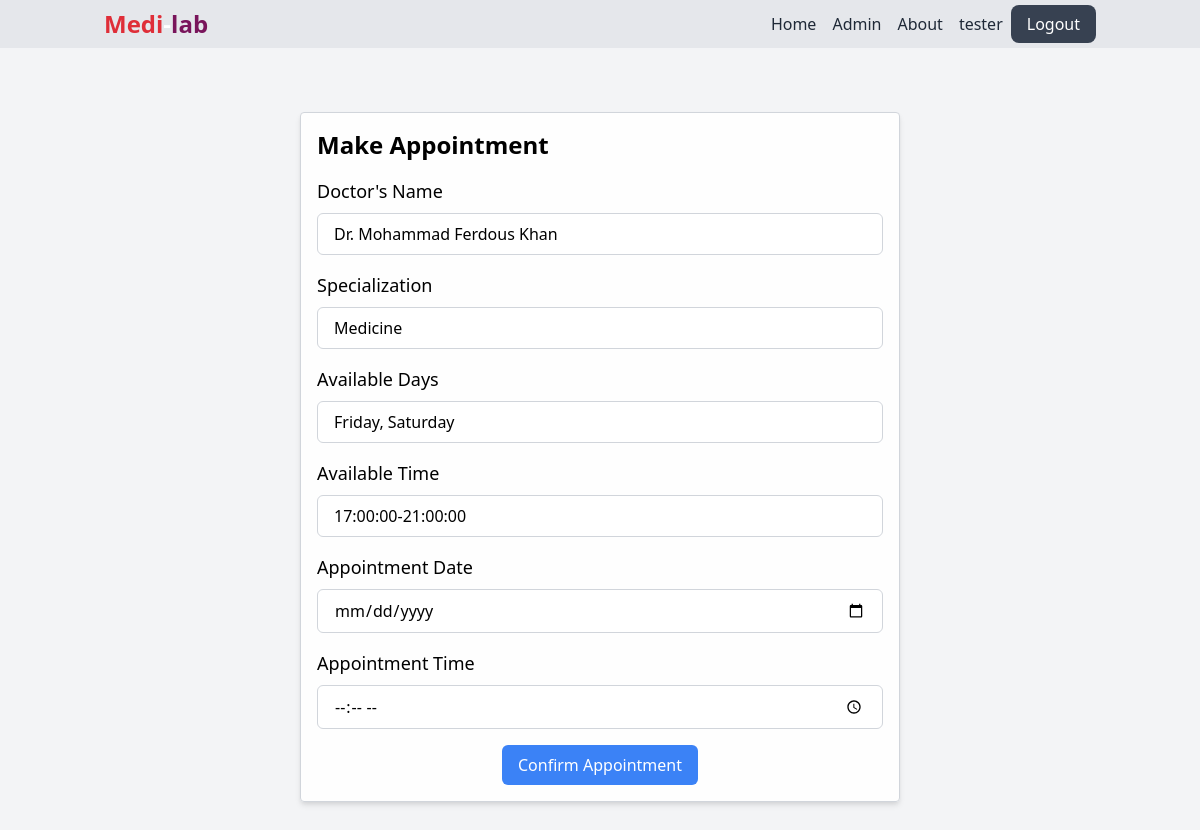
The app's page /make_appointment.php?doctor_id=19 (signed in) with its own data.
### tables this page shows
CREATE TABLE `patients` (
  `patient_id` int(11) NOT NULL,
  `name` varchar(255) NOT NULL,
  `email` varchar(255) NOT NULL,
  `phone` varchar(15) NOT NULL,
  `age` int(255) NOT NULL,
  `password` varchar(255) NOT NULL
);

CREATE TABLE `doctors` (
  `doctor_id` int(11) NOT NULL,
  `name` varchar(255) NOT NULL,
  `email` varchar(255) NOT NULL,
  `phone` varchar(20) NOT NULL,
  `password` varchar(255) NOT NULL,
  `specialization` varchar(255) NOT NULL,
  `fee` int(255) NOT NULL,
  `reg_num` varchar(255) NOT NULL,
  `status` enum('pending','approved') DEFAULT 'pending',
  `start` time NOT NULL,
  `end` time NOT NULL,
  `availability` varchar(255) NOT NULL,
  `profile_picture` varchar(255) DEFAULT NULL
);

### web/make_appointment.php (the view, shortened to what this page needs)
<!DOCTYPE html>
<html lang="en">
<head>
    <link href="https://cdn.jsdelivr.net/npm/tailwindcss@2.2.19/dist/tailwind.min.css" rel="stylesheet">
</head>
<body>
    <header class="bg-gray-200 text-white py-2 fixed w-full top-0">
        <?php include '../includes/navbar.php'; ?>
    </header>
    <div class="container w-1/2 mx-auto py-8 mb-8 mt-20">
        <div class="mx-auto bg-white bg-opacity-90 p-4 border border-gray-300 rounded shadow-md">
            <h2 class="text-2xl font-bold mb-4">Make Appointment</h2>
            <?php
            $doctorId = $_GET['doctor_id'];
            $conn = mysqli_connect("localhost", "root", "", "doctor_appointment_system");
            $query = "SELECT * FROM doctors WHERE doctor_id = $doctorId";
            $result = mysqli_query($conn, $query);
            $doctor = mysqli_fetch_assoc($result);
            if ($doctor) {
                $doctorName = $doctor['name'];
                $specialization = $doctor['specialization'];
            ?>
                <form action="make_appointment.php" method="POST">
                    <div class="flex flex-col mb-4">
                        <label for="doctor_name" class="text-lg font-medium mb-2">Doctor's Name</label>
                        <input type="text" id="doctor_name" name="doctor_name" value="<?php echo $doctorName; ?>" readonly class="px-4 py-2 border border-gray-300 rounded-md focus:outline-none focus:ring-blue-500 focus:border-blue-500">
                    </div>
                    <div class="flex flex-col mb-4">
                        <label for="specialization" class="text-lg font-medium mb-2">Specialization</label>
                        <input type="text" id="specialization" name="specialization" value="<?php echo $specialization; ?>" readonly class="px-4 py-2 border border-gray-300 rounded-md focus:outline-none focus:ring-blue-500 focus:border-blue-500">
                    </div>
                    <div class="flex flex-col mb-4">
                        <label for="availability" class="text-lg font-medium mb-2">Available Days</label>
                        <input type="text" id="availability" name="availability" value="<?php echo $doctor['availability']; ?>" readonly class="px-4 py-2 border border-gray-300 rounded-md focus:outline-none focus:ring-blue-500 focus:border-blue-500">
                    </div>
                    <div class="flex flex-col mb-4">
                        <label for="start" class="text-lg font-medium mb-2">Available Time</label>
                        <input type="text" id="start" name="start" value="<?php echo $doctor['start'] . '-' . $doctor['end']; ?>" readonly class="px-4 py-2 border border-gray-300 rounded-md focus:outline-none focus:ring-blue-500 focus:border-blue-500">
                    </div>
                    <div class="flex flex-col mb-4">
                        <label for="appointment_date" class="text-lg font-medium mb-2">Appointment Date</label>
                        <input type="date" id="appointment_date" name="appointment_date" required class="px-4 py-2 border border-gray-300 rounded-md focus:outline-none focus:ring-blue-500 focus:border-blue-500">
                    </div>
                    <div class="flex flex-col mb-4">
                        <label for="appointment_time" class="text-lg font-medium mb-2">Appointment Time </label>
                        <input type="time" id="appointment_time" name="appointment_time" required class="px-4 py-2 border border-gray-300 rounded-md focus:outline-none focus:ring-blue-500 focus:border-blue-500">
                    </div>
                    <div class="flex items-center justify-center mt-4">
                        <button type="submit" name="make_appointment" class="bg-blue-500 text-white px-4 py-2 rounded-md hover:bg-blue-600">Confirm Appointment</button>
                    </div>
                </form>
            <?php
            } else {
                echo "Doctor not found.";
            }
            ?>
        </div>
    </div>
</body>
</html>

### includes/navbar.php (shortened to what this page needs)
<div class="container mx-auto px-4">
    <?php
    if (isset($_SESSION["patient_id"])) {
        $patientId = $_SESSION["patient_id"];
        $conn = mysqli_connect("localhost", "root", "", "doctor_appointment_system");
        $patientQuery = "SELECT * FROM patients WHERE patient_id = $patientId";
        $patientResult = mysqli_query($conn, $patientQuery);
        $patient = mysqli_fetch_assoc($patientResult);
    }
    ?>
    <nav class="flex justify-between">
        <ul>
            <li>
                <a href="index.php" class="font-bold text-2xl"><span style="color: #DF2E38">Medi</span>-<span style="color: #79155B">lab</span></a>
            </li>
        </ul>
        <ul class="flex my-auto">
            <li class="mr-4">
                <a href="index.php" class="font-medium text-gray-800 hover:text-red-500">Home</a>
            </li>
            <li class="mr-4">
                <a href="admin.php" target="_blank" class="font-medium text-gray-800 hover:text-red-500">Admin</a>
            </li>
            <li class="mr-4">
                <a href="about.php" class="font-medium text-gray-800 hover:text-red-500">About</a>
            </li>
            <?php if (isset($doctor)) { ?>
                <li>
                    <a href="doctor_dashboard.php" class="font-medium text-gray-800 hover:text-red-500 mr-2"><?php echo $doctor['name']; ?></a>
                </li>
                <li>
                    <a href="logout.php" class="font-medium bg-gray-700 text-white px-4 py-2 rounded-lg hover:bg-gray-500">Logout</a>
                </li>
            <?php } elseif (isset($patient)) { ?>
                <li>
                <a href="patient_dashboard.php" class="font-medium text-gray-800 hover:text-red-500 mr-2"><?php echo $patient['name']; ?></a>
                </li>
                <li>
                    <a href="logout.php" class="font-medium bg-gray-700 text-white px-4 py-2 rounded-lg hover:bg-gray-500">Logout</a>
                </li>
            <?php } else { ?>
                <li>
                    <a href="index.php" class="font-medium bg-gray-700 text-white px-4 py-2 rounded-lg hover:bg-gray-500">Login</a>
                </li>
            <?php } ?>
        </ul>
    </nav>
</div>

### web/make_appointment.php (style rules this page uses)
body { background: #f3f4f6; }

### records on screen
patients: name "tester"
doctors: doctor_name "Dr. Mohammad Ferdous Khan", specialization "Medicine", availability "Friday, Saturday", start "17:00:00-21:00:00"
